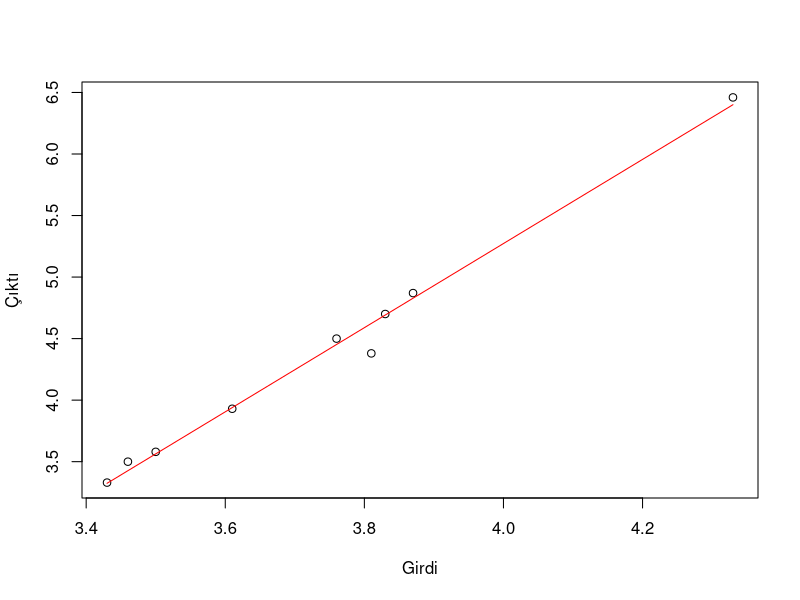

Generate this figure with R:
## ---- chunk 1
# Eğitim verisi
x_egitim <- c(3.87, 3.61, 4.33, 3.43, 3.81, 3.83, 3.46, 3.76,3.50)
y_egitim <- c(4.87, 3.93, 6.46, 3.33, 4.38, 4.70, 3.50, 4.50,3.58)
# Test Verisi
x_test  <- c(3.58, 4.19, 3.78, 3.71, 3.73, 3.78)
y_test <- c(3.64, 5.90, 4.43, 4.38, 4.42, 4.25)
x <- data.frame(x_egitim,y_egitim)
# Doğrusal regresyon parametreleri
regresyon <- lm(y_egitim ~ ., data = x)
summary(regresyon)
## ---- chunk 2
show(regresyon$coefficients)
b = regresyon$coefficients['(Intercept)']
a = regresyon$coefficients['x_egitim']

plot(x_egitim, y_egitim, xlab = "Girdi", ylab = "Çıktı")
lines(x_egitim, (x_egitim * a + b) , 'l', col = "red")
